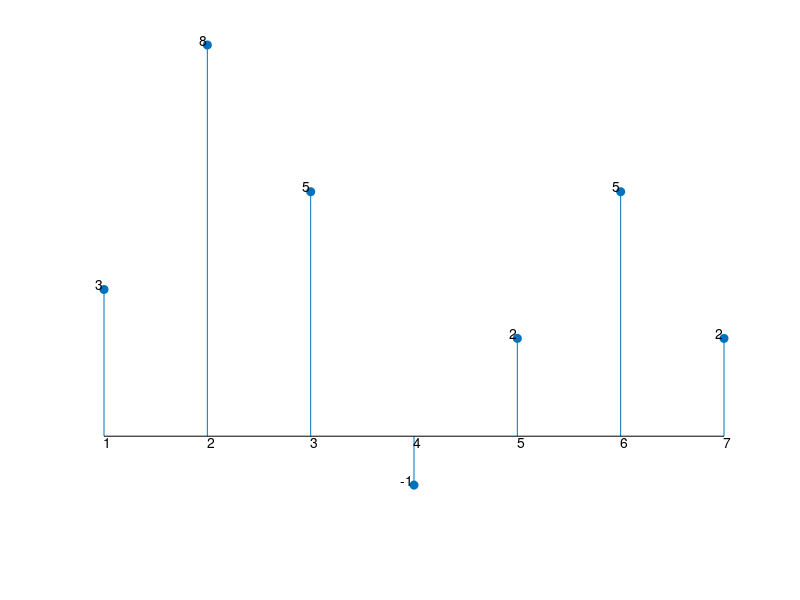
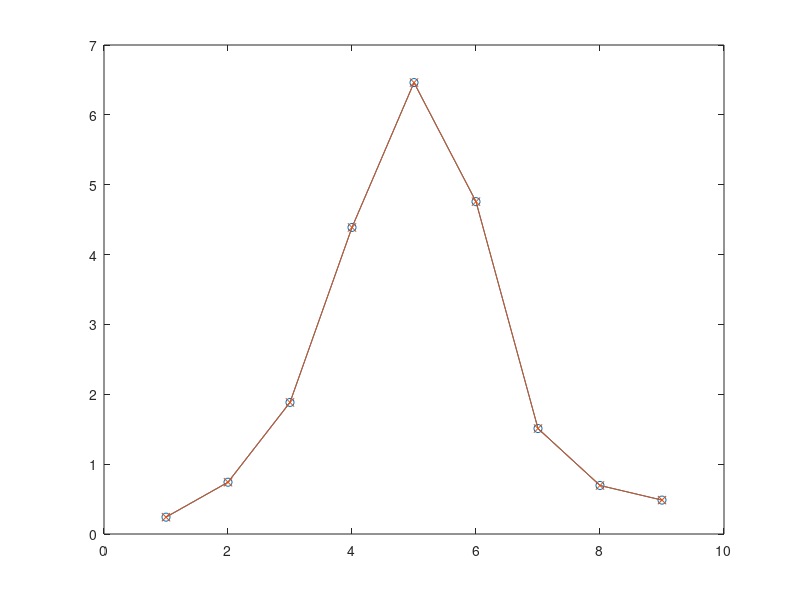

Write MATLAB code to recreate these figures, in order.
% <------- Guia 3 - Ejercicio 2 ----------->

% punto 1

x = [3, 2, -2, 1, 2]; % señal
h = [1, 2, 1]; % kernel
M = length(x); % longitud e la secuencia de entrada
N = length(h); % longitud del kernel
y = zeros(1, N+M-1); % vector resultado
r_des = zeros(1, N); % registro de desplazamiento
x_ext = [x, zeros(1, N-1)]; % vector x extendido

for n = 1:M+N-1
  r_des = [x_ext(n), r_des(1:N-1)]; % llena el registro de desplazamiento con las ultimas N muestras de x
  for i = 1:N
    y(n) = y(n) + ( h(i) * r_des(i) ); % sumatoria de convolución
  end
end

figure(1);
stem(y,'filled') % graficas de secuencias

% modificaciones para los ejes
axis off;
for l = 1:M+N-1
  text (l, y(l), mat2str(y(l)),'horizontalalignment','right','verticalalignment','bottom')
  text (l, 0,  int2str(l),'verticalalignment','top')
end


% punto 2

x2 = randn(1,7);% nueva secuencia de 7 elementos
M2 = length(x2); % longitud e la secuencia de entrada
y2 = zeros(1, N+M2-1); % vector resultado
r_des = zeros(1, N); % reinicializa el registro de desplazamiento
x2_ext = [x2, zeros(1, N-1)]; % vector x2 extendido

for n = 1:M2+N-1
  r_des = [x2_ext(n), r_des(1:N-1)]; % llena el registro de desplazamiento con las ultimas N muestras de x2
  for i = 1:N
    y2(n) = y2(n) + ( h(i) * r_des(i) ); % sumatoria de convolución
  end
end

figure(2);

plot(y2,'o-') % graficas de secuencias
y2_conv = conv(x2, h); % usando el operador convolucion
hold all;
plot(y2_conv,'x-')

% punto 3

x3 = randn(1,1000); % nuevo vector señal
h3 = randn(1,1000); % nuevo vector kernel
M3 = length(x3); % longitud e la secuencia de entrada
N3 = length(h3); % longitud del kernel
y3 = zeros(1, N3+M3-1); % nuevo vector resultado
r_des = zeros(1, N3); % reinicializa el registro de desplazamiento
x3_ext = [x3, zeros(1, N3-1)]; % vector x extendido

tic();
for n = 1:M3+N3-1
  r_des = [x3_ext(n), r_des(1:N3-1)]; % llena el registro de desplazamiento con las ultimas N muestras de x3
  h3t = h3'; %matriz transpuesta (N3 filas, 1 columna)
  y3(n) = r_des * h3t;
end
t_mat = toc(); % tiempo para la convolucion matricial

% reinicializa los vectores para la convolucion matricial
y3 = zeros(1, N3+M3-1); % vector resultado
r_des = zeros(1, N3); % registro de desplazamiento
x3_ext = [x3, zeros(1, N3-1)]; % vector x extendido

tic();
for n = 1:M3+N3-1
  r_des = [x3_ext(n), r_des(1:N3-1)]; % llena el registro de desplazamiento con las ultimas N muestras de x3
  for i = 1:N3
    y3(n) = y3(n) + ( h3(i) * r_des(i) ); % sumatoria de convolución
  end
end
t_for = toc (); % tiempo para la convolucion con bucle

printf("tiempo para la convolucion utilizando matrices: %d segundos \n", t_mat)
printf("tiempo para la convolucion utilizando iteraciones: %d segundos \n", t_for)

%%%%%%%%%%%%%%%%%%%%%%%%%%%%%%%%%%%%%%%%%%%%%%%%%%%%%%%%%%%%%%%%%%%%%%%
% tiempo para la convolucion utilizando matrices: 0.0453 segundos     %
% tiempo para la convolucion utilizando iteraciones: 26.1659 segundos %
%%%%%%%%%%%%%%%%%%%%%%%%%%%%%%%%%%%%%%%%%%%%%%%%%%%%%%%%%%%%%%%%%%%%%%%
